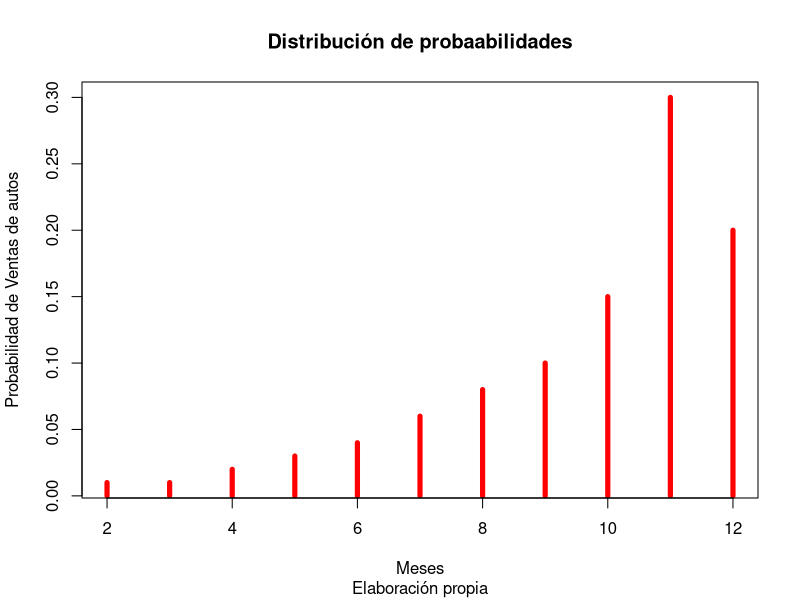
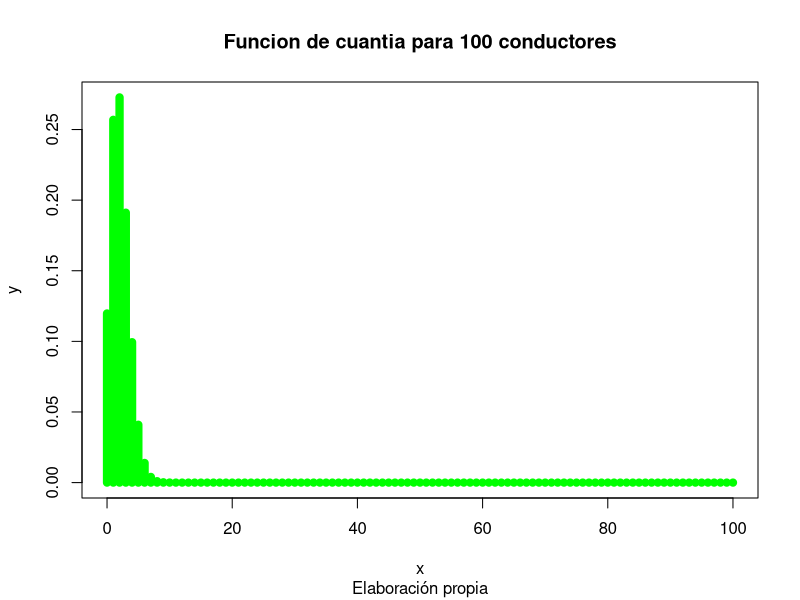

Write the R code that produced these figures, in order.
## ---- chunk 1
x = seq(2,12,1)

y = c(0.01, 0.01, 0.02, 0.03, 0.04, 0.06, 0.08, 0.10, 0.15, 0.30, 0.20)

plot(x, y, 
     type="h",
     lwd=5,
     col="red",
     main="Distribución de probaabilidades",
     xlab="Meses",
     ylab="Probabilidad de Ventas de autos",
     sub="Elaboración propia")


## ---- chunk 2
Prob.Acumulada = c(0.01, 0.02, 0.04, 0.07, 0.11, 0.17, 0.25, 0.35, 0.50, 0.80, 1.00)
data= data.frame(x,y, Prob.Acumulada)
## ---- chunk 3
valor.esperado = sum(x*y)
## ---- chunk 4
varianza = sum((x-valor.esperado)**2*y)
desvio.estandar=sqrt(varianza)
## ---- chunk 5
1-pbinom(0,100,0.021)
1-dbinom(0,100,0.021) #dan lo mismo y tiene sentido, porque al ser el 0 el único caso que no me sirve, no se llega a acumular probabilidad.
## ---- chunk 6
pbinom(3, 100, 0.021)
## ---- chunk 7
x = 0:100
y = dbinom(x, 100, 0.021)

plot(x, y, col = "green", main = "Funcion de cuantia para 100 conductores", sub = "Elaboración propia", lwd=8, type = "h")
